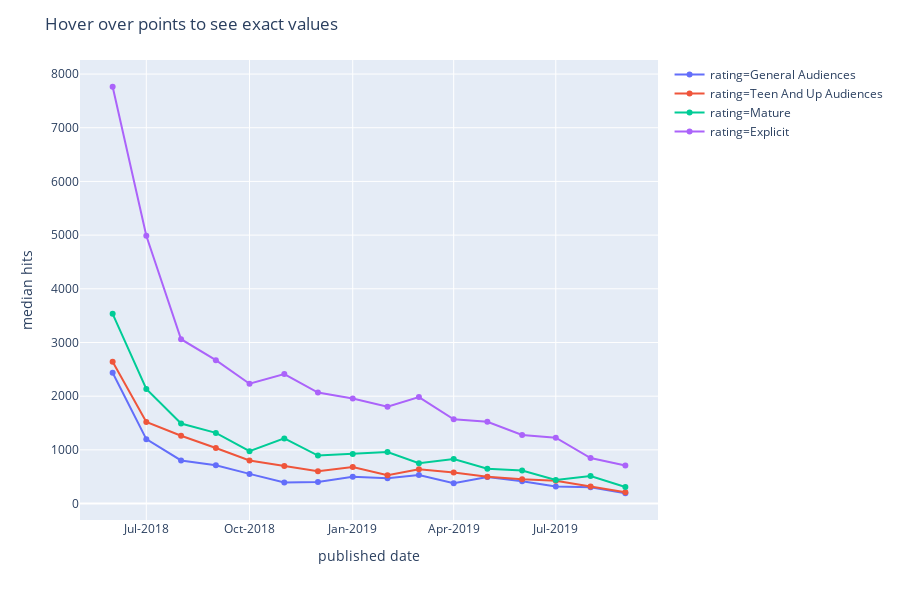

The notebook cell saved with this chart:
### Markdown cell above
## Interactive graph for hits
E.g. of reading: On average (based on the median), an explicit one-shot published in Aug 2018 received 3061 hits by mid-Oct 2019. There were around 221 explicit one-shots published in Aug 2018.

### Code cell
fig.show()

### Figure 1 — Plotly figure (JSON) as saved in the notebook; plotly's stock layout.template omitted (floating-point values rounded to 4 significant figures)
{"data": [{"customdata": [[1266.0, 4226.0, 267], [613, 1996.0, 312], [395, 1282.0, 235], [424.8, 1239.0, 156], [204.8, 953.5, 136], [208, 882.5, 100], [222.2, 696.2, 174], [220.2, 754.5, 130], [183.8, 795.2, 82], [172, 867, 82], [215, 842, 78], [184.5, 914, 64], [188, 757.2, 72], [157.8, 507, 64], [135.5, 416, 60], [89, 384, 89]], "hoverlabel": {"namelength": 0}, "hovertemplate": "rating=General Audiences<br>published date=%{x}<br>median hits=%{y}<br>25th quantile hits=%{customdata[0]}<br>75th quantile hits=%{customdata[1]}<br>no of fics of this rating published in month=%{customdata[2]}", "legendgroup": "rating=General Audiences", "line": {"color": "#636efa", "dash": "solid"}, "mode": "markers+lines", "name": "rating=General Audiences", "showlegend": true, "type": "scatter", "x": ["2018-06", "2018-07", "2018-08", "2018-09", "2018-10", "2018-11", "2018-12", "2019-01", "2019-02", "2019-03", "2019-04", "2019-05", "2019-06", "2019-07", "2019-08", "2019-09"], "xaxis": "x", "y": [2437, 1200, 803, 712.5, 552.5, 392, 399.5, 499, 470.5, 530, 377.5, 492.5, 417.5, 319.5, 302.5, 192], "yaxis": "y"}, {"customdata": [[1352.0, 4803.0, 270], [866.2, 2896.0, 406], [676, 1787, 345], [577, 1528.0, 254], [464, 1299, 201], [358, 1259, 117], [343, 963, 213], [355, 1134.0, 182], [271.8, 990.2, 134], [285.8, 1017, 116], [268, 901, 100], [260, 793, 89], [269, 823, 89], [196, 701, 89], [144.5, 491, 100], [80, 402, 102]], "hoverlabel": {"namelength": 0}, "hovertemplate": "rating=Teen And Up Audiences<br>published date=%{x}<br>median hits=%{y}<br>25th quantile hits=%{customdata[0]}<br>75th quantile hits=%{customdata[1]}<br>no of fics of this rating published in month=%{customdata[2]}", "legendgroup": "rating=Teen And Up Audiences", "line": {"color": "#EF553B", "dash": "solid"}, "mode": "markers+lines", "name": "rating=Teen And Up Audiences", "showlegend": true, "type": "scatter", "x": ["2018-06", "2018-07", "2018-08", "2018-09", "2018-10", "2018-11", "2018-12", "2019-01", "2019-02", "2019-03", "2019-04", "2019-05", "2019-06", "2019-07", "2019-08", "2019-09"], "xaxis": "x", "y": [2643, 1521, 1262, 1036, 801, 701, 600, 682.5, 527.5, 640, 578, 499, 452, 424, 316, 208.5], "yaxis": "y"}, {"customdata": [[1547, 7123.0, 62], [935.5, 3299, 123], [857, 2439, 117], [695, 1922, 89], [587.2, 1613.0, 86], [723, 1827, 73], [501, 1593, 79], [382.2, 1863.0, 60], [621, 1302.0, 54], [407.8, 1533.0, 50], [487, 1264, 37], [241, 1083, 33], [208.5, 804.5, 34], [333.8, 707.8, 40], [72, 744.5, 39], [129.5, 499.5, 28]], "hoverlabel": {"namelength": 0}, "hovertemplate": "rating=Mature<br>published date=%{x}<br>median hits=%{y}<br>25th quantile hits=%{customdata[0]}<br>75th quantile hits=%{customdata[1]}<br>no of fics of this rating published in month=%{customdata[2]}", "legendgroup": "rating=Mature", "line": {"color": "#00cc96", "dash": "solid"}, "mode": "markers+lines", "name": "rating=Mature", "showlegend": true, "type": "scatter", "x": ["2018-06", "2018-07", "2018-08", "2018-09", "2018-10", "2018-11", "2018-12", "2019-01", "2019-02", "2019-03", "2019-04", "2019-05", "2019-06", "2019-07", "2019-08", "2019-09"], "xaxis": "x", "y": [3534, 2136, 1490, 1316, 976, 1214, 894, 922.5, 961.5, 751.5, 830, 649, 616.5, 441, 513, 308], "yaxis": "y"}, {"customdata": [[4210, 12270.0, 160], [3414, 7691, 234], [2083, 4729, 221], [1891.0, 4062, 140], [1494, 3294.0, 175], [1677, 3620.0, 78], [1208.0, 2915.0, 134], [1342, 3112, 97], [1211.0, 2396.0, 84], [1528.0, 2897, 67], [984.5, 2126, 72], [1042, 2350, 69], [947.8, 1846.0, 58], [743.2, 1550.0, 62], [534, 1218, 77], [370.5, 1136.0, 51]], "hoverlabel": {"namelength": 0}, "hovertemplate": "rating=Explicit<br>published date=%{x}<br>median hits=%{y}<br>25th quantile hits=%{customdata[0]}<br>75th quantile hits=%{customdata[1]}<br>no of fics of this rating published in month=%{customdata[2]}", "legendgroup": "rating=Explicit", "line": {"color": "#ab63fa", "dash": "solid"}, "mode": "markers+lines", "name": "rating=Explicit", "showlegend": true, "type": "scatter", "x": ["2018-06", "2018-07", "2018-08", "2018-09", "2018-10", "2018-11", "2018-12", "2019-01", "2019-02", "2019-03", "2019-04", "2019-05", "2019-06", "2019-07", "2019-08", "2019-09"], "xaxis": "x", "y": [7764.0, 4987, 3061, 2670.0, 2232, 2412, 2068, 1955, 1804.0, 1983, 1570.0, 1522, 1278.0, 1226.0, 847, 708], "yaxis": "y"}], "layout": {"height": 600, "legend": {"tracegroupgap": 0}, "margin": {"t": 60}, "title": {"text": "Hover over points to see exact values"}, "xaxis": {"anchor": "y", "domain": [0, 1], "tickformat": "%b-%Y", "title": {"text": "published date"}}, "yaxis": {"anchor": "x", "domain": [0, 1], "title": {"text": "median hits"}}}}
